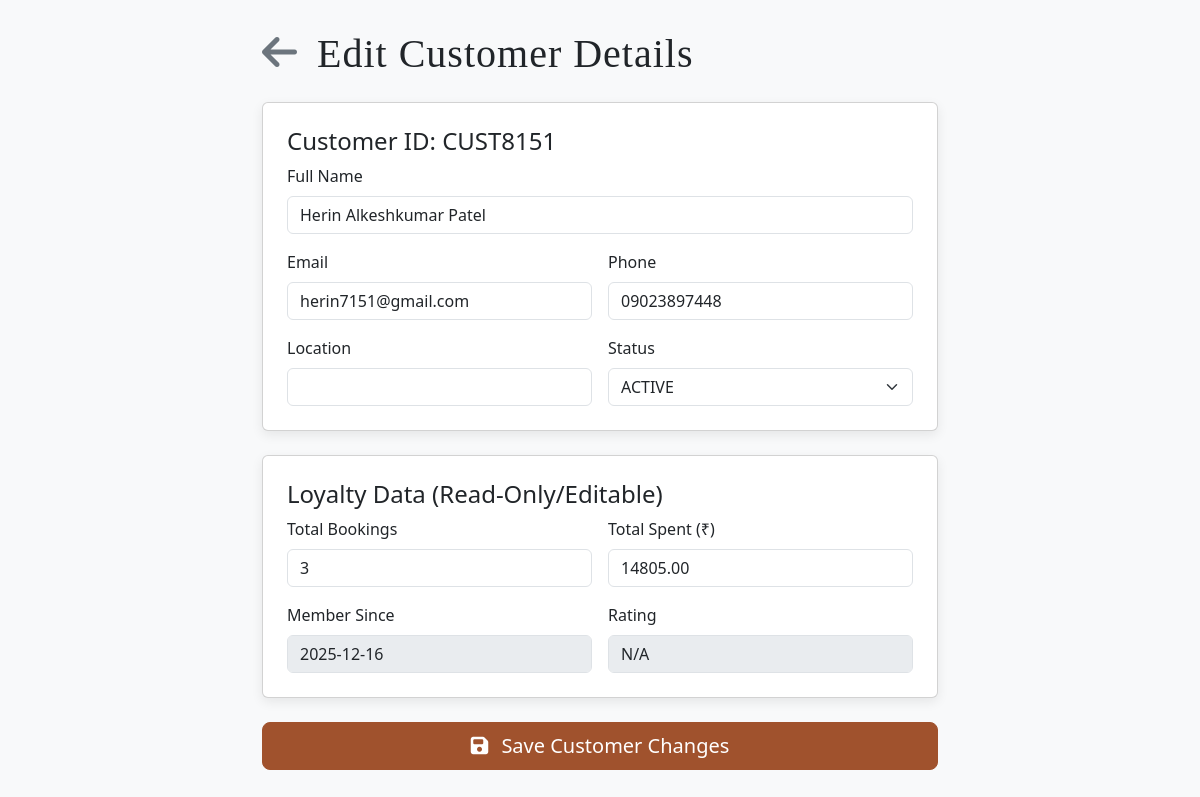
The page /edit_customer.php?id=CUST8151 on the database its author committed.
### tables this page shows
CREATE TABLE `users` (
  `customer_id` varchar(20) NOT NULL,
  `name` varchar(100) NOT NULL,
  `email` varchar(100) NOT NULL,
  `phone` varchar(20) NOT NULL,
  `location` varchar(100) DEFAULT NULL,
  `member_since` date DEFAULT curdate(),
  `bookings` int(11) DEFAULT 0,
  `total_spent` decimal(10,2) DEFAULT 0.00,
  `rating` decimal(3,1) DEFAULT NULL,
  `status` enum('ACTIVE','INACTIVE','VIP') DEFAULT 'ACTIVE',
  `created_at` timestamp NOT NULL DEFAULT current_timestamp()
);

### edit_customer.php (the view, shortened to what this page needs)
<?php
include 'db.php';
$customer_id = null;
$customer = null;
if (isset($_GET['id'])) {
    $customer_id = mysqli_real_escape_string($conn, $_GET['id']);
    $sql_fetch = "SELECT * FROM users WHERE customer_id = '$customer_id'";
    $result_fetch = mysqli_query($conn, $sql_fetch);
    if ($result_fetch && mysqli_num_rows($result_fetch) > 0) {
        $customer = mysqli_fetch_assoc($result_fetch);
    } else {
        $message = "Error: Customer ID '$customer_id' not found.";
        $message_type = 'danger';
        $customer_id = null;
    }
} else {
    $message = "Error: Invalid customer ID provided.";
    $message_type = 'danger';
}
?>
<!DOCTYPE html>
<html lang="en">
<head>
    <link href="https://cdn.jsdelivr.net/npm/bootstrap@5.3.3/dist/css/bootstrap.min.css" rel="stylesheet">
    <link rel="stylesheet" href="https://cdnjs.cloudflare.com/ajax/libs/font-awesome/6.4.0/css/all.min.css">
</head>
<body>
    <div class="container">
        <h1 class="mb-4">
            <a href="admin_panel.php?section=customers-section" class="text-secondary me-2"><i class="fas fa-arrow-left"></i></a>
            Edit Customer Details
        </h1>
        <?php if ($customer): ?>
        <form method="POST" action="edit_customer.php?id=<?php echo htmlspecialchars($customer_id); ?>">
            <div class="card p-4 mb-4">
                <h4 class="card-title">Customer ID: <?php echo htmlspecialchars($customer['customer_id']); ?></h4>
                <div class="row g-3">
                    <div class="col-md-12">
                        <label for="name" class="form-label">Full Name</label>
                        <input type="text" class="form-control" id="name" name="name" value="<?php echo htmlspecialchars($customer['name']); ?>" required>
                    </div>
                    <div class="col-md-6">
                        <label for="email" class="form-label">Email</label>
                        <input type="email" class="form-control" id="email" name="email" value="<?php echo htmlspecialchars($customer['email']); ?>" required>
                    </div>
                    <div class="col-md-6">
                        <label for="phone" class="form-label">Phone</label>
                        <input type="text" class="form-control" id="phone" name="phone" value="<?php echo htmlspecialchars($customer['phone']); ?>" required>
                    </div>
                    <div class="col-md-6">
                        <label for="location" class="form-label">Location</label>
                        <input type="text" class="form-control" id="location" name="location" value="<?php echo htmlspecialchars($customer['location']); ?>">
                    </div>
                    <div class="col-md-6">
                        <label for="status" class="form-label">Status</label>
                        <select id="status" name="status" class="form-select" required>
                            <option value="ACTIVE" <?php echo ($customer['status'] == 'ACTIVE') ? 'selected' : ''; ?>>ACTIVE</option>
                        </select>
                    </div>
                </div>
            </div>
            <div class="card p-4 mb-4">
                <h4 class="card-title">Loyalty Data (Read-Only/Editable)</h4>
                <div class="row g-3">
                    <div class="col-md-6">
                        <label for="bookings_count" class="form-label">Total Bookings</label>
                        <input type="number" class="form-control" id="bookings_count" name="bookings_count" value="<?php echo htmlspecialchars($customer['bookings']); ?>">
                    </div>
                    <div class="col-md-6">
                        <label for="total_spent" class="form-label">Total Spent (₹)</label>
                        <input type="number" step="0.01" class="form-control" id="total_spent" name="total_spent" value="<?php echo htmlspecialchars($customer['total_spent']); ?>">
                    </div>
                    <div class="col-md-6">
                        <label class="form-label">Member Since</label>
                        <input type="text" class="form-control" value="<?php echo date('Y-m-d', strtotime($customer['member_since'])); ?>" disabled>
                    </div>
                    <div class="col-md-6">
                        <label class="form-label">Rating</label>
                        <input type="text" class="form-control" value="<?php echo htmlspecialchars($customer['rating'] ?? 'N/A'); ?>" disabled>
                    </div>
                </div>
            </div>
            <button type="submit" class="btn btn-primary btn-lg w-100" style="background-color: #a0522d; border-color: #a0522d;">
                <i class="fas fa-save me-2"></i> Save Customer Changes
            </button>
        </form>
        <?php endif; ?>
    </div>
</body>
</html>

### assets/css/style.css (style rules this page uses)
body { margin: 0; font-family: 'Playfair Display', serif; background-color: #fdfbf6; }
h1, h2, h3, .hero-section h1 { font-family: 'Playfair Display', serif; font-weight: 700; letter-spacing: 1px; }
a, .hero-section p { font-family: 'Inter', sans-serif; line-height: 1.6; text-align: left; }
.btn { padding: 8px 16px; background: #f9f5ef; border: 1px solid #e6d8c2; border-radius: 10px; text-decoration: none; font-weight: 600; color: #444; transition: all 0.3s ease; }
.btn { display: inline-block; padding: 8px 15px; background: #f5e6cc; border-radius: 10px; text-decoration: none; font-weight: bold; color: #444; transition: background 0.3s; }
.btn { padding: 12px 24px; border-radius: 10px; font-weight: 600; text-decoration: none; transition: 0.3s; }

### edit_customer.php (style rules this page uses)
body { background-color: #f8f9fa; }
.container { max-width: 700px; margin-top: 30px; margin-bottom: 50px; }
.card { box-shadow: 0 4px 12px rgba(0, 0, 0, 0.08); }

### rows shown on the page
users: customer_id "CUST8151", name "Herin Alkeshkumar Patel", email "herin7151@gmail.com", phone "09023897448", status "ACTIVE", bookings_count "3", total_spent "14805.00", member_since "2025-12-16", rating "N/A"
